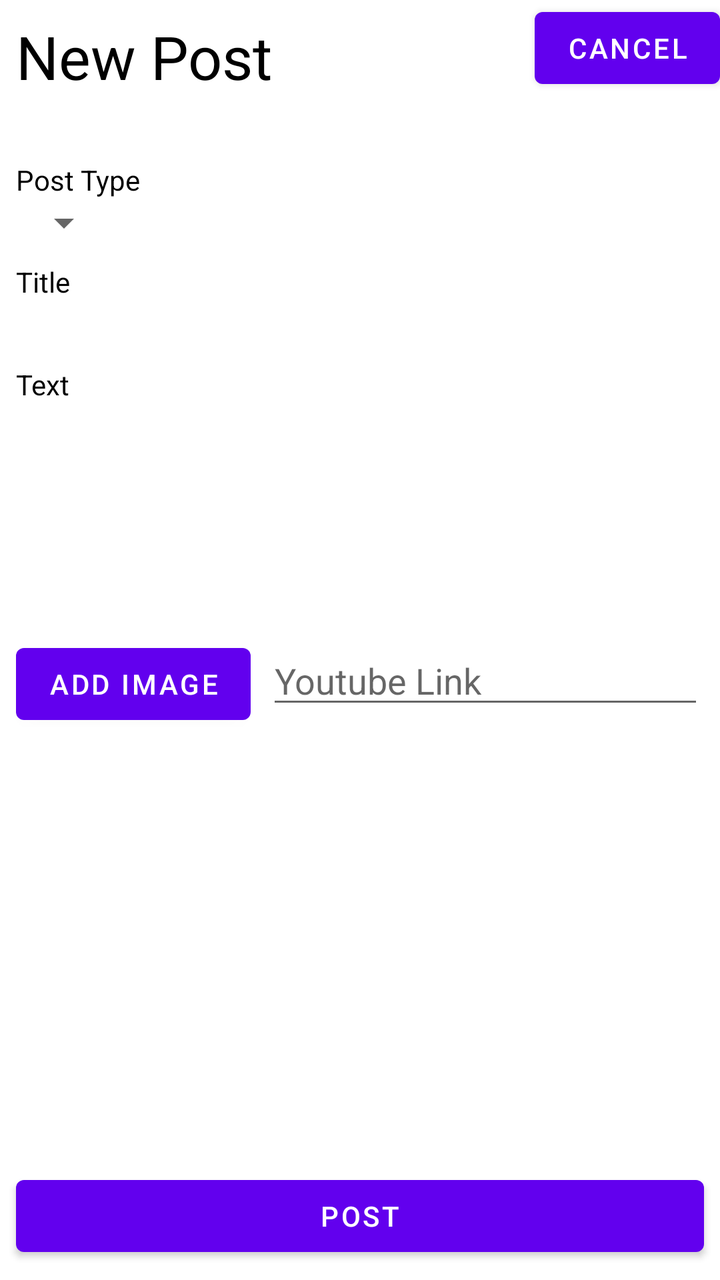
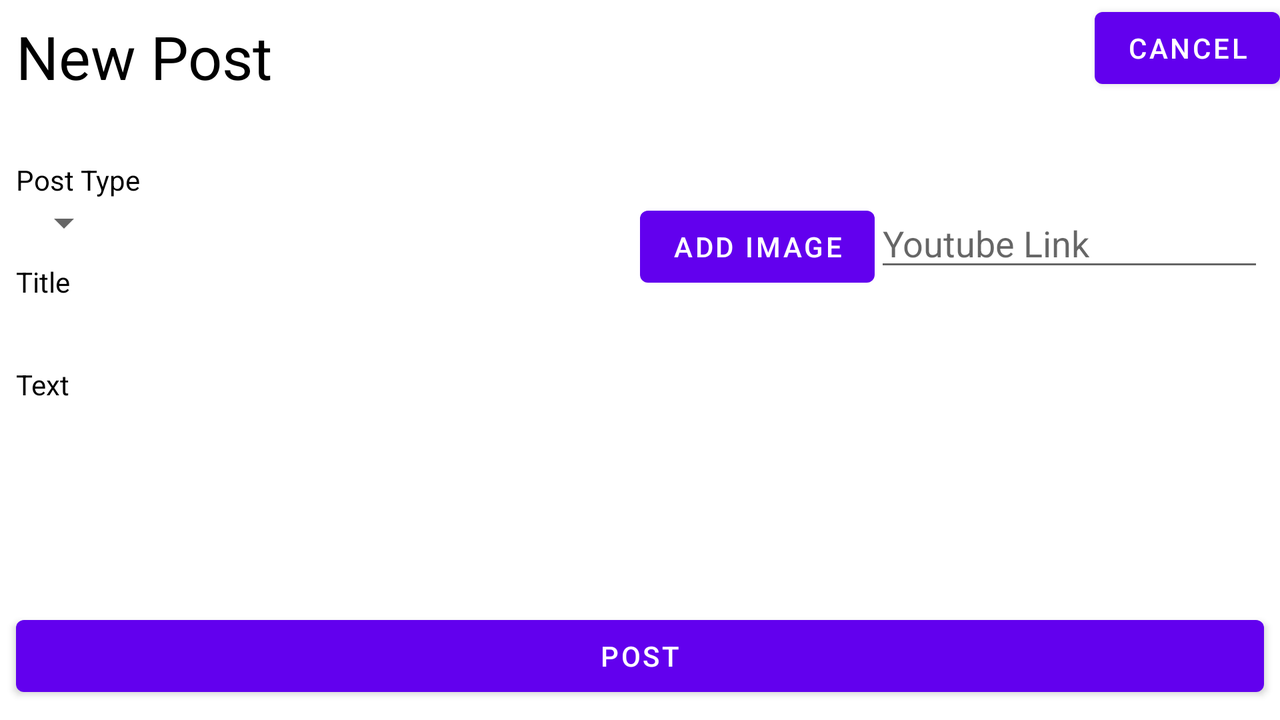

Two renders of one Android screen. The first uses the default layout on a phone; the second uses the alternative layout the repository ships for a different screen configuration, on a matching device. The two XML files are below.
<!-- AndroidManifest.xml: application theme Theme.EsportsTalk -->
<!-- res/layout/new_post.xml -->
<?xml version="1.0" encoding="utf-8"?>
<androidx.constraintlayout.widget.ConstraintLayout xmlns:android="http://schemas.android.com/apk/res/android"
    android:layout_width="match_parent"
    android:layout_height="match_parent"
    xmlns:app="http://schemas.android.com/apk/res-auto"
    xmlns:tools="http://schemas.android.com/tools">
    <TextView
        android:id="@+id/textView_newPost"
        android:layout_width="wrap_content"
        android:layout_height="wrap_content"
        android:layout_marginStart="8dp"
        android:layout_marginTop="8dp"
        android:text="@string/new_post"
        android:textSize="30sp"
        app:layout_constraintStart_toStartOf="parent"
        app:layout_constraintTop_toTopOf="parent" />

    <TextView
        android:id="@+id/textView_newPType"
        android:layout_width="wrap_content"
        android:layout_height="wrap_content"
        android:layout_marginStart="8dp"
        android:layout_marginTop="32dp"
        android:text="@string/post_type"
        app:layout_constraintStart_toStartOf="parent"
        app:layout_constraintTop_toBottomOf="@+id/textView_newPost" />

    <Spinner
        android:id="@+id/spinner_type"
        android:layout_width="wrap_content"
        android:layout_height="wrap_content"
        android:layout_marginStart="8dp"
        app:layout_constraintStart_toStartOf="parent"
        app:layout_constraintTop_toBottomOf="@+id/textView_newPType" />

    <TextView
        android:id="@+id/textView_nPText"
        android:layout_width="wrap_content"
        android:layout_height="0dp"
        android:layout_marginStart="8dp"
        android:layout_marginTop="8dp"
        android:text="@string/text"
        app:layout_constraintStart_toStartOf="parent"
        app:layout_constraintTop_toBottomOf="@+id/editText_nPTitle" />

    <TextView
        android:id="@+id/textView_nPTitle"
        android:layout_width="wrap_content"
        android:layout_height="wrap_content"
        android:layout_marginStart="8dp"
        android:layout_marginTop="8dp"
        android:text="@string/title"
        app:layout_constraintStart_toStartOf="parent"
        app:layout_constraintTop_toBottomOf="@+id/spinner_type" />

    <EditText
        android:id="@+id/editText_nPContent"
        android:layout_width="0dp"
        android:layout_height="wrap_content"
        android:layout_marginStart="8dp"
        android:layout_marginEnd="8dp"
        android:background="@android:color/transparent"
        android:ems="10"
        android:gravity="start|top"
        android:lines="5"
        android:outlineProvider="none"
        app:layout_constraintEnd_toEndOf="parent"
        app:layout_constraintStart_toStartOf="parent"
        app:layout_constraintTop_toBottomOf="@+id/textView_nPText" />

    <EditText
        android:id="@+id/editText_nPTitle"
        android:layout_width="0dp"
        android:layout_height="wrap_content"
        android:layout_marginStart="8dp"
        android:layout_marginEnd="8dp"
        android:background="@android:color/transparent"
        android:ems="10"
        android:gravity="start|top"
        android:inputType="textMultiLine"
        android:outlineProvider="none"
        app:layout_constraintEnd_toEndOf="parent"
        app:layout_constraintStart_toStartOf="parent"
        app:layout_constraintTop_toBottomOf="@+id/textView_nPTitle" />

    <Button
        android:id="@+id/button_nPCancel"
        android:layout_width="wrap_content"
        android:layout_height="wrap_content"
        android:text="@string/cancel"
        app:layout_constraintEnd_toEndOf="parent"
        app:layout_constraintTop_toTopOf="parent" />

    <Button
        android:id="@+id/button_nPAddImage"
        android:layout_width="wrap_content"
        android:layout_height="wrap_content"
        android:layout_marginStart="8dp"
        android:layout_marginTop="8dp"
        android:text="@string/add_image"
        app:layout_constraintStart_toStartOf="parent"
        app:layout_constraintTop_toBottomOf="@+id/editText_nPContent" />

    <Button
        android:id="@+id/button_nPPost"
        android:layout_width="0dp"
        android:layout_height="wrap_content"
        android:layout_marginStart="8dp"
        android:layout_marginEnd="8dp"
        android:layout_marginBottom="8dp"
        android:text="@string/post"
        app:layout_constraintBottom_toBottomOf="parent"
        app:layout_constraintEnd_toEndOf="parent"
        app:layout_constraintStart_toStartOf="parent" />

    <ImageView
        android:id="@+id/imageView_nPUploaded"
        android:layout_width="150dp"
        android:layout_height="150dp"
        android:layout_marginStart="8dp"
        android:layout_marginTop="8dp"
        android:scaleType="centerCrop"
        app:layout_constraintStart_toStartOf="parent"
        app:layout_constraintTop_toBottomOf="@+id/button_nPAddImage"
        tools:srcCompat="@tools:sample/avatars" />

    <EditText
        android:id="@+id/editText_newPVideo"
        android:layout_width="0dp"
        android:layout_height="wrap_content"
        android:layout_marginStart="8dp"
        android:layout_marginTop="8dp"
        android:layout_marginEnd="8dp"
        android:ems="10"
        android:hint="@string/youtube_link"
        android:inputType="textPersonName"
        app:layout_constraintEnd_toEndOf="parent"
        app:layout_constraintStart_toEndOf="@+id/button_nPAddImage"
        app:layout_constraintTop_toBottomOf="@+id/editText_nPContent" />
</androidx.constraintlayout.widget.ConstraintLayout>
<!-- resources referenced by this layout -->
<resources>
  <string name="add_image">Add Image</string>
  <string name="cancel">Cancel</string>
  <string name="new_post">New Post</string>
  <string name="post">Post</string>
  <string name="post_type">Post Type</string>
  <string name="text">Text</string>
  <string name="title">Title</string>
  <string name="youtube_link">Youtube Link</string>
  <style name="Theme.EsportsTalk" parent="Theme.MaterialComponents.DayNight.DarkActionBar">
          
          <item name="colorPrimary">@color/purple_500</item>
          <item name="colorPrimaryVariant">@color/purple_700</item>
          <item name="colorOnPrimary">@color/white</item>
          
          <item name="colorSecondary">@color/teal_200</item>
          <item name="colorSecondaryVariant">@color/teal_700</item>
          <item name="colorOnSecondary">@color/black</item>
          
          <item name="android:statusBarColor" tools:targetApi="l">?attr/colorPrimaryVariant</item>
          
          <item name="android:textColor">@color/black</item>
      </style>
  <color name="purple_500">#FF6200EE</color>
  <color name="purple_700">#FF3700B3</color>
  <color name="white">#FFFFFFFF</color>
  <color name="teal_200">#FF03DAC5</color>
  <color name="teal_700">#FF018786</color>
  <color name="black">#FF000000</color>
</resources>
<!-- res/layout-land/new_post.xml (the repository's variant of the layout above) -->
<!-- drawn on the phone turned sideways -->
<?xml version="1.0" encoding="utf-8"?>
<androidx.constraintlayout.widget.ConstraintLayout xmlns:android="http://schemas.android.com/apk/res/android"
    xmlns:app="http://schemas.android.com/apk/res-auto"
    xmlns:tools="http://schemas.android.com/tools"
    android:layout_width="match_parent"
    android:layout_height="match_parent">

    <TextView
        android:id="@+id/textView_newPostLand"
        android:layout_width="wrap_content"
        android:layout_height="wrap_content"
        android:layout_marginStart="8dp"
        android:layout_marginTop="8dp"
        android:text="@string/new_post"
        android:textSize="30sp"
        app:layout_constraintStart_toStartOf="parent"
        app:layout_constraintTop_toTopOf="parent" />

    <TextView
        android:id="@+id/textView_newPTypeLand"
        android:layout_width="wrap_content"
        android:layout_height="wrap_content"
        android:layout_marginStart="8dp"
        android:layout_marginTop="32dp"
        android:text="@string/post_type"
        app:layout_constraintStart_toStartOf="parent"
        app:layout_constraintTop_toBottomOf="@+id/textView_newPostLand" />

    <Spinner
        android:id="@+id/spinner_typeLand"
        android:layout_width="wrap_content"
        android:layout_height="wrap_content"
        android:layout_marginStart="8dp"
        app:layout_constraintStart_toStartOf="parent"
        app:layout_constraintTop_toBottomOf="@+id/textView_newPTypeLand" />

    <TextView
        android:id="@+id/textView_nPTextLand"
        android:layout_width="wrap_content"
        android:layout_height="0dp"
        android:layout_marginStart="8dp"
        android:layout_marginTop="8dp"
        android:text="@string/text"
        app:layout_constraintStart_toStartOf="parent"
        app:layout_constraintTop_toBottomOf="@+id/editText_nPTitleLand" />

    <TextView
        android:id="@+id/textView_nPTitleLand"
        android:layout_width="wrap_content"
        android:layout_height="wrap_content"
        android:layout_marginStart="8dp"
        android:layout_marginTop="8dp"
        android:text="@string/title"
        app:layout_constraintStart_toStartOf="parent"
        app:layout_constraintTop_toBottomOf="@+id/spinner_typeLand" />

    <EditText
        android:id="@+id/editText_nPContentLand"
        android:layout_width="0dp"
        android:layout_height="wrap_content"
        android:layout_marginStart="8dp"
        android:layout_marginEnd="8dp"
        android:background="@android:color/transparent"
        android:ems="10"
        android:gravity="start|top"
        android:lines="5"
        android:outlineProvider="none"
        app:layout_constraintEnd_toStartOf="@+id/guideline2"
        app:layout_constraintStart_toStartOf="parent"
        app:layout_constraintTop_toBottomOf="@+id/textView_nPTextLand" />

    <EditText
        android:id="@+id/editText_nPTitleLand"
        android:layout_width="0dp"
        android:layout_height="wrap_content"
        android:layout_marginStart="8dp"
        android:layout_marginEnd="8dp"
        android:background="@android:color/transparent"
        android:ems="10"
        android:gravity="start|top"
        android:inputType="textMultiLine"
        android:outlineProvider="none"
        app:layout_constraintEnd_toStartOf="@+id/guideline2"
        app:layout_constraintStart_toStartOf="parent"
        app:layout_constraintTop_toBottomOf="@+id/textView_nPTitleLand" />

    <Button
        android:id="@+id/button_nPCancelLand"
        android:layout_width="wrap_content"
        android:layout_height="wrap_content"
        android:text="@string/cancel"
        app:layout_constraintEnd_toEndOf="parent"
        app:layout_constraintTop_toTopOf="parent" />

    <Button
        android:id="@+id/button_nPAddImageLand"
        android:layout_width="wrap_content"
        android:layout_height="wrap_content"
        android:text="@string/add_image"
        app:layout_constraintStart_toStartOf="@+id/guideline2"
        app:layout_constraintTop_toTopOf="@+id/spinner_typeLand" />

    <Button
        android:id="@+id/button_nPPostLand"
        android:layout_width="0dp"
        android:layout_height="wrap_content"
        android:layout_marginStart="8dp"
        android:layout_marginEnd="8dp"
        android:layout_marginBottom="8dp"
        android:text="@string/post"
        app:layout_constraintBottom_toBottomOf="parent"
        app:layout_constraintEnd_toEndOf="parent"
        app:layout_constraintStart_toStartOf="parent" />

    <ImageView
        android:id="@+id/imageView_nPUploadedLand"
        android:layout_width="150dp"
        android:layout_height="150dp"
        android:layout_marginTop="24dp"
        android:scaleType="centerCrop"
        app:layout_constraintStart_toStartOf="@+id/guideline2"
        app:layout_constraintTop_toBottomOf="@+id/button_nPAddImageLand"
        tools:srcCompat="@tools:sample/avatars" />

    <EditText
        android:id="@+id/editText_newPVideoLand"
        android:layout_width="0dp"
        android:layout_height="wrap_content"
        android:layout_marginEnd="8dp"
        android:ems="10"
        android:hint="@string/youtube_link"
        android:inputType="textPersonName"
        app:layout_constraintEnd_toEndOf="parent"
        app:layout_constraintHorizontal_bias="1.0"
        app:layout_constraintStart_toEndOf="@+id/button_nPAddImageLand"
        app:layout_constraintTop_toTopOf="@+id/button_nPAddImageLand" />

    <androidx.constraintlayout.widget.Guideline
        android:id="@+id/guideline2"
        android:layout_width="wrap_content"
        android:layout_height="wrap_content"
        android:orientation="vertical"
        app:layout_constraintGuide_percent=".5" />
</androidx.constraintlayout.widget.ConstraintLayout>
